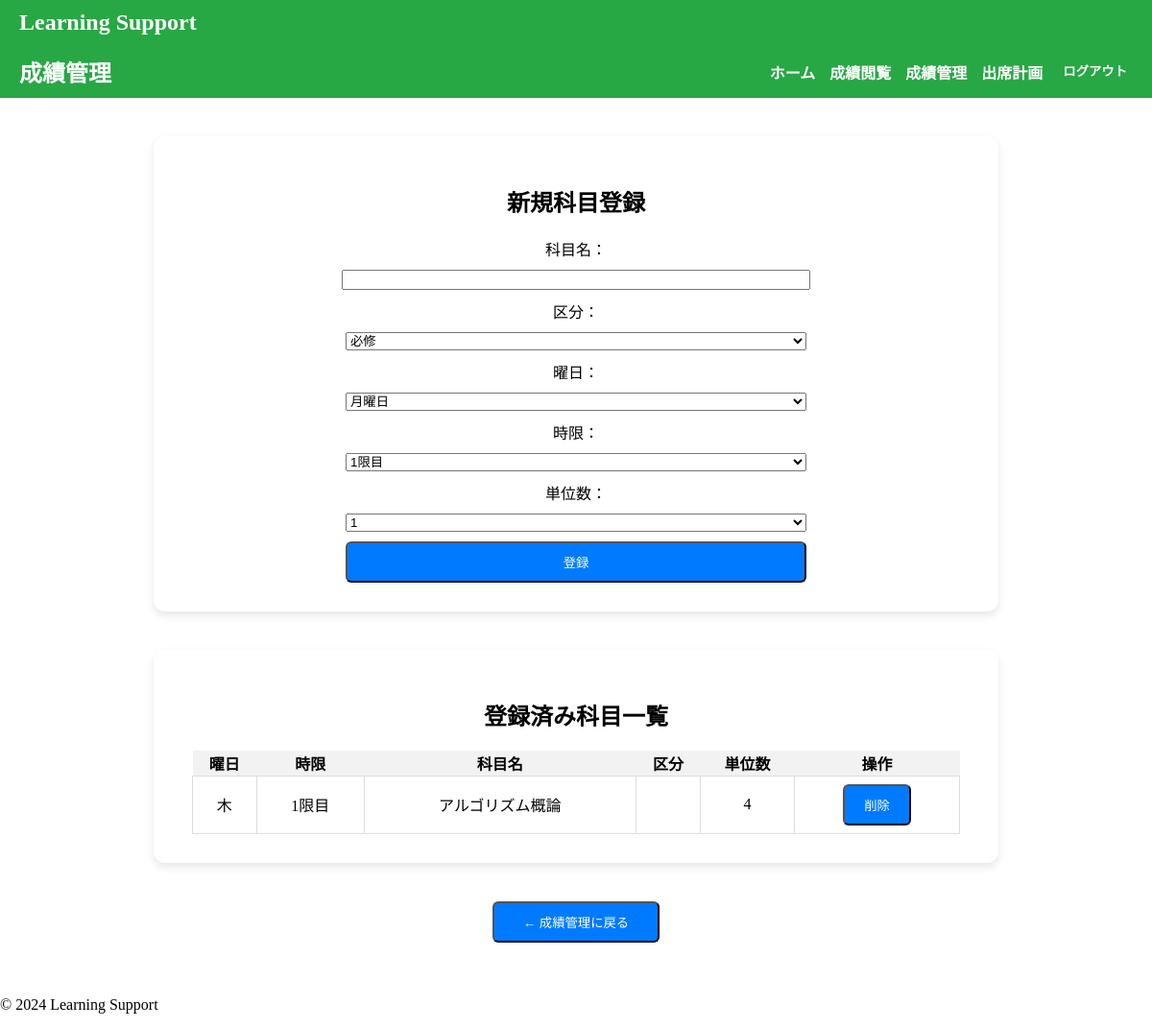
The app's page /core/subject_register/ (signed in) with its own data.
### core/models.py (models this page shows, shortened)
class Subject(models.Model):
    SUBJECT_CLASS_CHOICES = [
        ('必修', '必修'),
        ('教養', '教養'),
        ('専門', '専門'),
    ]
    DAY_CHOICES = [
    ('月', '月曜日'),
    ('火', '火曜日'),
    ('水', '水曜日'),
    ('木', '木曜日'),
    ('金', '金曜日'),
    ]
    day_of_week = models.CharField(max_length=2, choices=DAY_CHOICES, default='月')
    subject_id = models.AutoField(primary_key=True)
    student = models.ForeignKey(Student, on_delete=models.CASCADE)
    subject_name = models.CharField(max_length=50)
    subject_class = models.CharField(max_length=10, choices=SUBJECT_CLASS_CHOICES)
    subject_score = models.IntegerField(default=1)
    subject_count = models.IntegerField(default=0)
    lesson_days = models.IntegerField(default=15)
    attend_days = models.IntegerField(default=0)
    lesson_count = models.IntegerField(default=0)
    date = models.CharField(max_length=10, default="月曜日")  # 曜日
    table = models.CharField(max_length=10, default="1限目")  # 時間割

### core/views.py (the view, shortened to what this page needs)
# urls.py: path('subject_register/', views.subject_register, name='subject_register'),
@never_cache
@login_required
def subject_register(request):
    student = Student.objects.get(user=request.user)
    subjects = Subject.objects.filter(student=student).order_by('day_of_week', 'table')
    return render(request, "core/subject_register.html", {
        "subjects": subjects,
    })

### core/templates/core/subject_register.html (shortened to what this page needs)
{% extends 'base.html' %}
{% block content %}
<header style="display: flex; justify-content: space-between; align-items: center; padding: 10px 20px; background-color: #28a745; color: white;">
    <h1 style="margin: 0; font-size: 1.5rem;">成績管理</h1>
    <nav>
        <ul style="list-style: none; display: flex; gap: 15px; margin: 0; padding: 0;">
            <li><a href="{% url 'core:student_home' %}" style="text-decoration: none; color: white; font-weight: bold;">ホーム</a></li>
            <li><a href="{% url 'core:grade_view' %}" style="text-decoration: none; color: white; font-weight: bold;">成績閲覧</a></li>
            <li><a href="{% url 'core:manage_grades' %}" style="text-decoration: none; color: white; font-weight: bold;">成績管理</a></li>
            <li><a href="{% url 'core:attendance_plan' %}" style="text-decoration: none; color: white; font-weight: bold;">出席計画</a></li>
            <li>
                <form method="POST" action="{% url 'core:logout' %}" style="display: inline;">
                    <button type="submit" style="background: none; border: none; color: white; font-weight: bold; cursor: pointer;">ログアウト</button>
                </form>
            </li>
        </ul>
    </nav>
</header>
<div style="padding:40px;display:flex;flex-direction:column;align-items:center;">
    <div style="background:white;padding:30px 40px;border-radius:12px;box-shadow:0 4px 10px rgba(0,0,0,0.1);width:90%;max-width:800px;text-align:center;">
        <h2>新規科目登録</h2>
        <form method="POST" action="{% url 'core:subject_register' %}" style="margin-top:20px;">
            <label>科目名：</label><br>
            <input type="text" name="subject_name" class="form-control" style="width:60%;margin:10px auto;" required><br>
            <label>区分：</label><br>
            <select name="subject_class" class="form-control" style="width:60%;margin:10px auto;">
                <option value="必修">必修</option>
            </select><br>
            <label>曜日：</label><br>
            <select name="day_of_week" class="form-control" style="width:60%;margin:10px auto;">
                <option value="月">月曜日</option>
            </select><br>
            <label>時限：</label><br>
            <select name="table" class="form-control" style="width:60%;margin:10px auto;">
                <option value="1限目">1限目</option>
            </select><br>
            <label>単位数：</label><br>
            <select name="subject_score" class="form-control" style="width:60%;margin:10px auto;">
                {% for i in "12345" %}
                    <option value="{{ i }}">{{ i }}</option>
                {% endfor %}
            </select><br>
            <button type="submit" class="btn btn-primary" style="width:60%;">登録</button>
        </form>
    </div>
    <div style="background:white;margin-top:40px;padding:30px 40px;border-radius:12px;box-shadow:0 4px 10px rgba(0,0,0,0.1);width:90%;max-width:800px;text-align:center;">
        <h2>登録済み科目一覧</h2>
        <table style="width:100%;border-collapse:collapse;margin-top:15px;text-align:center;">
            <thead style="background-color:#f2f2f2;">
                <tr>
                    <th>曜日</th>
                    <th>時限</th>
                    <th>科目名</th>
                    <th>区分</th>
                    <th>単位数</th>
                    <th>操作</th>
                </tr>
            </thead>
            <tbody>
                {% for subject in subjects %}
                    <tr>
                        <td style="border:1px solid #ddd;padding:8px;">{{ subject.day_of_week }}</td>
                        <td style="border:1px solid #ddd;padding:8px;">{{ subject.table }}</td>
                        <td style="border:1px solid #ddd;padding:8px;">{{ subject.subject_name }}</td>
                        <td style="border:1px solid #ddd;padding:8px;">{{ subject.subject_class }}</td>
                        <td style="border:1px solid #ddd;padding:8px;">{{ subject.subject_score }}</td>
                        <td style="border:1px solid #ddd;padding:8px;">
                            <form method="POST" action="{% url 'core:subject_delete' subject.subject_id %}" style="display:inline;">
                                <button type="submit" class="btn btn-danger btn-sm" onclick="return confirm('本当に削除しますか？');">削除</button>
                            </form>
                        </td>
                    </tr>
                {% empty %}
                    <tr><td colspan="6">登録済みの科目はありません。</td></tr>
                {% endfor %}
            </tbody>
        </table>
    </div>
    <div style="margin-top:40px;">
        <form method="GET" action="{% url 'core:manage_grades' %}">
            <button type="submit" class="btn btn-secondary" style="padding:10px 30px;">← 成績管理に戻る</button>
        </form>
    </div>
</div>
{% endblock %}

### core/static/core/style.css (style rules this page uses)
body { background-color: white; margin: 0; }
header { background-image: url('/static/images/header-bg.jpg'); background-size: cover; background-position: center; color: white; padding: 20px; }
.btn { padding: 10px 20px; background-color: #007bff; color: white; border-radius: 6px; text-decoration: none; }

### records on screen
Subject: day_of_week "木", table "1限目", subject_name "アルゴリズム概論", subject_score "4"

### other values on screen
form field subject_score "1"
